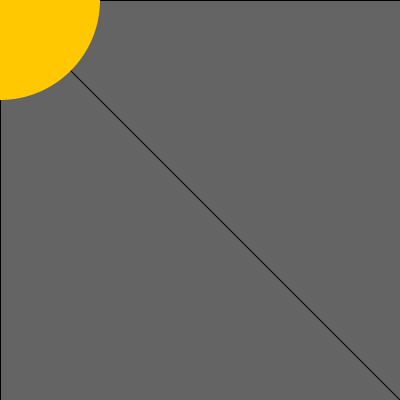
Frame 1 (no input)
Frame 60 (the mouse pressed at the canvas centre just before this capture): identical to frame 1, image omitted
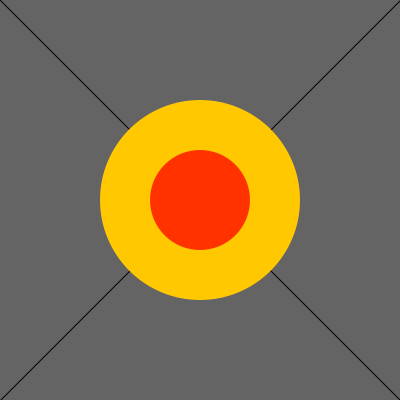
Frame 120 (the mouse held since frame 60 and released just before this capture)

The Processing sketch that drew these frames (run headless with seeded random() and noise(); from frame 60 on, the mouse is pressed at the canvas centre):

// Processing sketch: basic_01D_mouse
// ── basic_01D_mouse.pde
/* Zhang Liqun@SJTU IDM
*/

void setup() {
  size(400,400);  
}

void draw() {
  background(100);
  

  noFill();
  stroke(0);
  line(0,0, mouseX,mouseY);
  line(400,0, mouseX,mouseY);
  line(400,400, mouseX,mouseY);
  line(0,400, mouseX,mouseY);

  fill(255,200,0);
  noStroke();
  
  // use mouseX and mouseY for mouse position
  ellipse(mouseX,mouseY, 200,200);  
  
  // draw additional ellipse with radius depending on 
  // mouse position
  fill(255,50,0);
  ellipse(mouseX,mouseY, (mouseX+mouseY)/4,(mouseX+mouseY)/4);  

}
